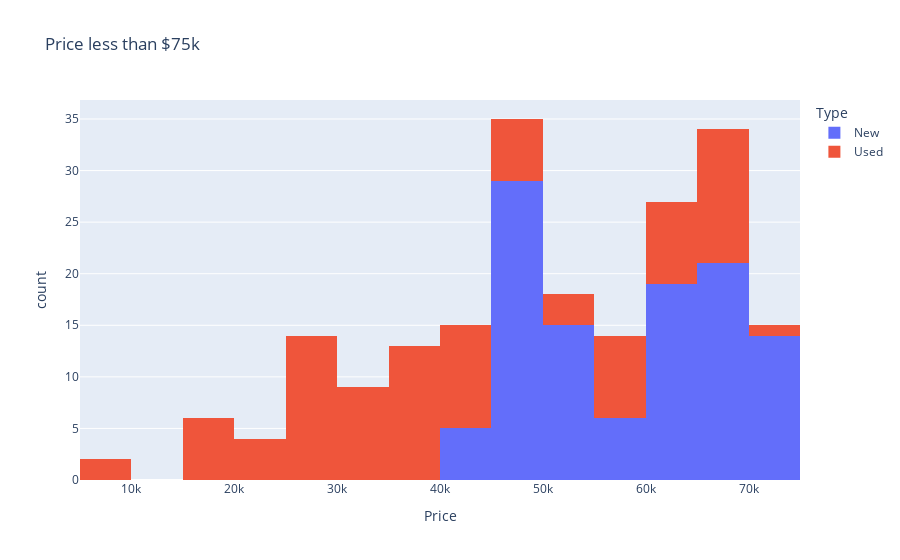

Notebook code cell kept with this figure:
### Code cell
fig=px.histogram(price_lessthan_75k,x='Price',color='Type',title='Price less than $75k')
fig

### Figure 1 — Plotly figure (JSON) as saved in the notebook; plotly's stock layout.template omitted (floating-point values rounded to 4 significant figures)
{"data": [{"alignmentgroup": "True", "bingroup": "x", "hovertemplate": "Type=New<br>Price=%{x}<br>count=%{y}<extra></extra>", "legendgroup": "New", "marker": {"color": "#636efa", "pattern": {"shape": ""}}, "name": "New", "offsetgroup": "New", "orientation": "v", "showlegend": true, "type": "histogram", "x": [54730, 45650, 44905, 48498, 43925, 71195, 46790, 60880, 46790, 60975, 49600, 60570, 66920, 42280, 70020, 49065, 65735, 50735, 50880, 61059, 47998, 47998, 45200, 57820, 49900, 68020, 50320, 61520, 50320, 51775, 70965, 63180, 66740, 62900, 48400, 49690, 49690, 69200, 65710, 68360, 70465, 58350, 65110, 50785, 55295, 54340, 69435, 64490, 71240, 50755, 44395, 50910, 70005, 63481, 48000, 48000, 45225, 64230, 61595, 50310, 45265, 62360, 48245, 49520, 62060, 47940, 72585, 71500, 68195, 74685, 68853, 60520, 71150, 66415, 63360, 61435, 67385, 74630, 43760, 49165, 50165, 46115, 68190, 69750, 68190, 72775, 47045, 48190, 69945, 66230, 52815, 49395, 51200, 69630, 45005, 65140, 73655, 59770, 60880, 67165, 59035, 60025, 45820, 49761, 46890, 61695, 52745, 55190, 74275], "xaxis": "x", "yaxis": "y"}, {"alignmentgroup": "True", "bingroup": "x", "hovertemplate": "Type=Used<br>Price=%{x}<br>count=%{y}<extra></extra>", "legendgroup": "Used", "marker": {"color": "#EF553B", "pattern": {"shape": ""}}, "name": "Used", "offsetgroup": "Used", "orientation": "v", "showlegend": true, "type": "histogram", "x": [60986, 37995, 15262, 28590, 24990, 36995, 43890, 56488, 23991, 36995, 7900, 35499, 67998, 30998, 27900, 69998, 27990, 59995, 46995, 33500, 33500, 21998, 27900, 69998, 27990, 43998, 46790, 64998, 40995, 64200, 19485, 45997, 25900, 25843, 43911, 65915, 6097, 46790, 19980, 17491, 64998, 62000, 36462, 26998, 57487, 34998, 69995, 66999, 57998, 39992, 34999, 38999, 54400, 39380, 62333, 23988, 34999, 43990, 39380, 19995, 33248, 45599, 37994, 36384, 34998, 65593, 57998, 69999, 51200, 42999, 74299, 57995, 44362, 57971, 69999, 51200, 27900, 66826, 28991, 43991, 42999, 28664, 36980, 62994, 69995, 69891, 57499, 40000, 60995, 28991, 36980, 27900, 66826, 46500, 19950, 34367, 29286], "xaxis": "x", "yaxis": "y"}], "layout": {"barmode": "relative", "legend": {"title": {"text": "Type"}, "tracegroupgap": 0}, "title": {"text": "Price less than $75k"}, "xaxis": {"anchor": "y", "domain": [0, 1], "title": {"text": "Price"}}, "yaxis": {"anchor": "x", "domain": [0, 1], "title": {"text": "count"}}}}
